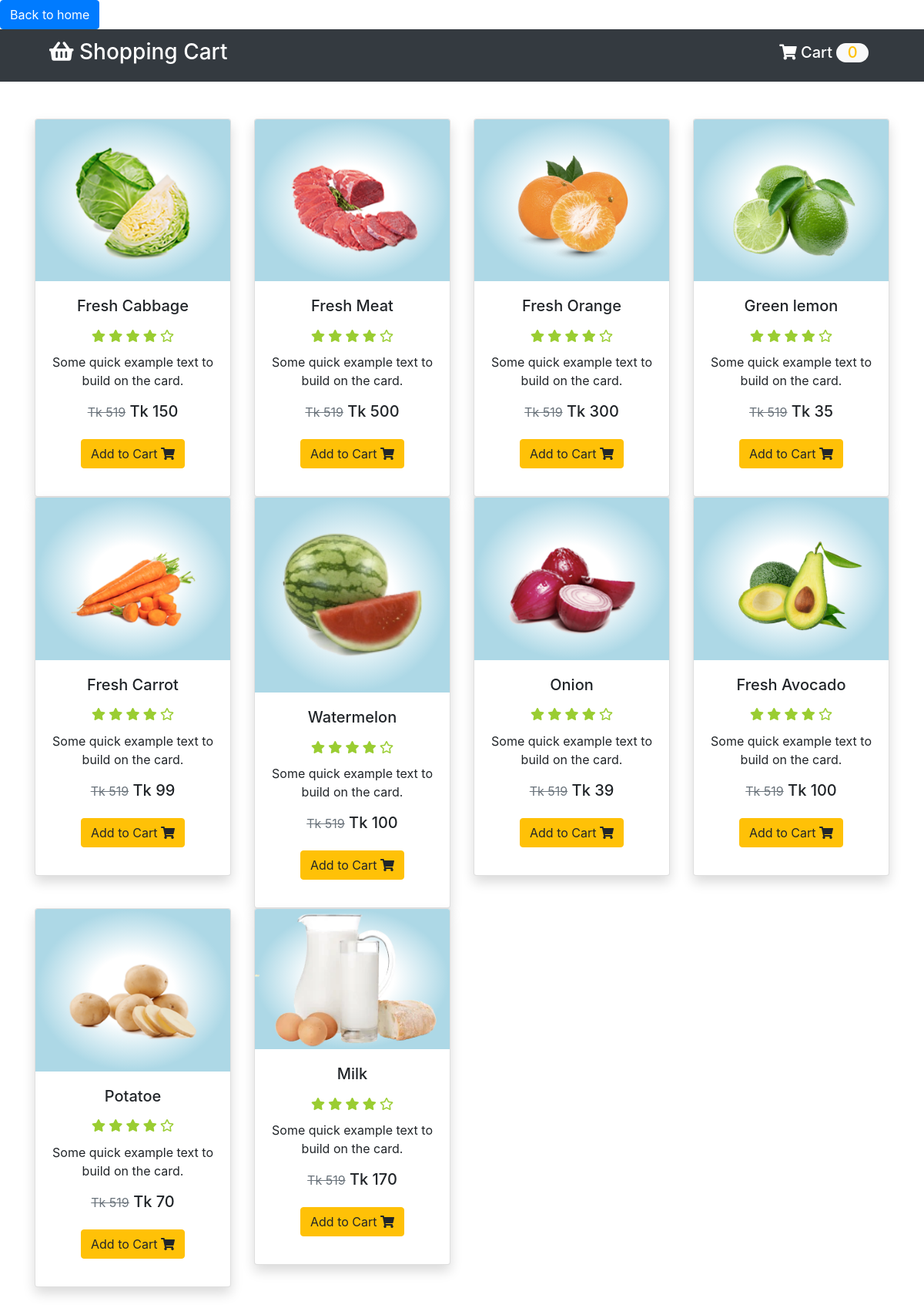
The app's page /signup/index.php with its own data.
### tables this page shows
CREATE TABLE `producttb` (
  `id` int(50) NOT NULL,
  `product_name` varchar(50) NOT NULL,
  `product_price` int(50) NOT NULL,
  `product_image` varchar(50) NOT NULL
);

### signup/php/CreateDb.php (called while the page is built, shortened)
<?php
class CreateDb
{
        public $tablename;
        public $con;
    public function __construct(
        $dbname = "Newdb",
        $tablename = "Productdb",
        $servername = "localhost",
        $username = "root",
        $password = ""
    )
    {
      $this->tablename = $tablename;
        $this->con = mysqli_connect($servername, $username, $password);
        $sql = "CREATE DATABASE IF NOT EXISTS $dbname";
        if(mysqli_query($this->con, $sql)){
            $this->con = mysqli_connect($servername, $username, $password, $dbname);
            $sql = " CREATE TABLE IF NOT EXISTS $tablename
                            (id INT(11) NOT NULL AUTO_INCREMENT PRIMARY KEY,
                             product_name VARCHAR (25) NOT NULL,
                             product_price FLOAT,
                             product_image VARCHAR (100)
                            );";
        }else{
            return false;
        }
    }
    public function getData(){
        $sql = "SELECT * FROM $this->tablename";
        $result = mysqli_query($this->con, $sql);
        if(mysqli_num_rows($result) > 0){
            return $result;
        }
    }
}

### signup/php/component.php (the view, shortened to what this page needs)
<?php
function component($productname, $productprice, $productimg, $productid)
{
    $element = "
    <div class=\"col-md-3 col-sm-6 my-3 my-md-0\">
                <form action=\"index.php\" method=\"post\">
                    <div class=\"card shadow\">
                        <div>
                            <img src=\"$productimg\" alt=\"Image1\" class=\"img-fluid card-img-top\">
                        </div>
                        <div class=\"card-body\">
                            <h5 class=\"card-title\">$productname</h5>
                            <h6>
                                <i class=\"fas fa-star\"></i>
                                <i class=\"fas fa-star\"></i>
                                <i class=\"fas fa-star\"></i>
                                <i class=\"fas fa-star\"></i>
                                <i class=\"far fa-star\"></i>
                            </h6>
                            <p class=\"card-text\">
                                Some quick example text to build on the card.
                            </p>
                            <h5>
                                <small><s class=\"text-secondary\">Tk 519</s></small>
                                <span class=\"price\">Tk $productprice</span>
                            </h5>
                            <button type=\"submit\" class=\"btn btn-warning my-3\" name=\"add\">Add to Cart <i class=\"fas fa-shopping-cart\"></i></button>
                             <input type='hidden' name='product_id' value='$productid'>
                        </div>
                    </div>
                </form>
            </div>
    ";
    echo $element;
}

### signup/index.php (shortened to what this page needs)
<?php
require_once('php/CreateDb.php');
require_once('./php/component.php');
$database = new CreateDb("Productdb", "Producttb");
?>
<!doctype html>
<html lang="en">
<head>
    <link rel="stylesheet" href="https://cdnjs.cloudflare.com/ajax/libs/font-awesome/5.8.2/css/all.css" />
    <link rel="stylesheet" href="https://stackpath.bootstrapcdn.com/bootstrap/4.3.1/css/bootstrap.min.css">
    <link rel="stylesheet" href="style.css">
</head>
<body>
    <div class="box-container">
        <div class="box">
            <a class="btn btn-primary" href="index01.php" role="button">Back to home</a>
        </div>
    </div>
    <?php require_once("php/header.php"); ?>
    <div class="container">
        <div class="row text-center py-5">
            <?php
            $result = $database->getData();
            while ($row = mysqli_fetch_assoc($result)) {
                component($row['product_name'], $row['product_price'], $row['product_image'], $row['id']);
            }
            ?>
        </div>
    </div>
</body>
</html>

### signup/php/header.php (shortened to what this page needs)
<header id="header">
    <nav class="navbar navbar-expand-lg navbar-dark bg-dark">
        <a href="index.php" class="navbar-brand">
            <h3 class="px-5">
                <i class="fas fa-shopping-basket"></i> Shopping Cart
            </h3>
        </a>
        <div class="collapse navbar-collapse" id="navbarNavAltMarkup">
            <div class="navbar-nav">
                <a href="cart.php" class="nav-item nav-link active">
                    <h5 class="px-5 cart">
                        <i class="fas fa-shopping-cart"></i> Cart
                        <?php
                        if (isset($_SESSION['cart'])){
                            $count = count($_SESSION['cart']);
                            echo "<span id=\"cart_count\" class=\"text-warning bg-light\">$count</span>";
                        }else{
                            echo "<span id=\"cart_count\" class=\"text-warning bg-light\">0</span>";
                        }
                        ?>
                    </h5>
                </a>
            </div>
        </div>
    </nav>
</header>

### signup/style.css (style rules this page uses)
img { max-width: 100%; height: auto; background: lightblue; background: radial-gradient(white 30%, lightblue 70%); }
.fa-star, .fa-star-half { color: yellowgreen; padding: 3% 0; }
#cart_count { text-align: center; padding: 0 0.9rem 0.1rem 0.9rem; border-radius: 3rem; }

### records on screen
producttb: product_image (picture), product_name "Fresh Cabbage", product_price "150"
producttb: product_image (picture), product_name "Fresh Meat", product_price "500"
producttb: product_image (picture), product_name "Fresh Orange", product_price "300"
producttb: product_image (picture), product_name "Green lemon", product_price "35"
producttb: product_image (picture), product_name "Fresh Carrot", product_price "99"
producttb: product_image (picture), product_name "Watermelon", product_price "100"
producttb: product_image (picture), product_name "Onion", product_price "39"
producttb: product_image (picture), product_name "Fresh Avocado", product_price "100"
producttb: product_image (picture), product_name "Potatoe", product_price "70"
producttb: product_image (picture), product_name "Milk", product_price "170"
